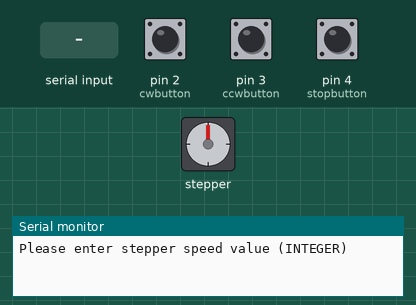
Recording of a sketch running on a simulated Arduino Uno, built with avr-gcc and run on an emulated ATmega328P. On the bench: stepper motor, the last lines printed to the serial monitor. Inputs (shaded band) come from the test bench; at power-on: pin 2 (cwbutton) HIGH, pin 4 (stopbutton) HIGH, pin 3 (ccwbutton) HIGH. Stepper angles assume 2048 steps per turn.

Above: at 1.2 s.
1.3 s: pin 2 (cwbutton) pulled LOW for 0.15 s
At 2.27 s:
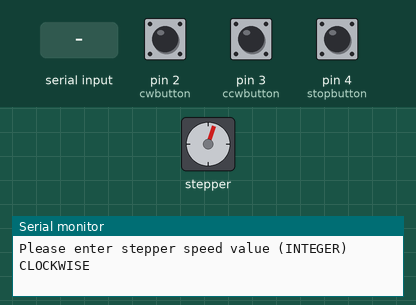
4.3 s: pin 4 (stopbutton) pulled LOW for 0.15 s
At 4.7 s:
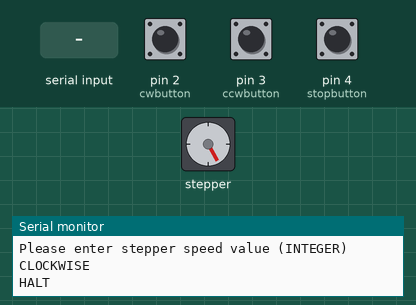
5.9 s: pin 3 (ccwbutton) pulled LOW for 0.15 s
At 6.87 s:
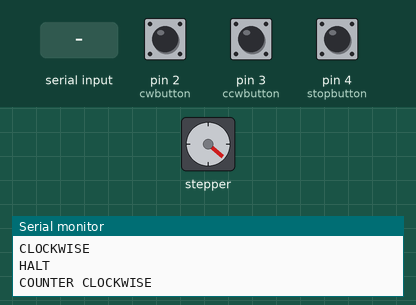
9.0 s: "1\n" received over Serial
12.0 s: "2\n" received over Serial
15.0 s: "0\n" received over Serial
At 16.3 s:
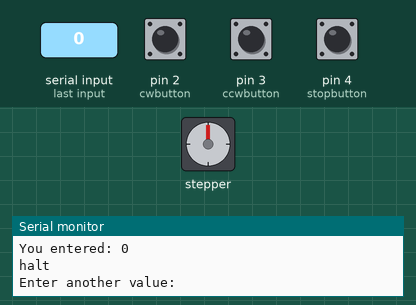
Timing chart, 0 to 17.5 s (numbered marks = the images above; inputs shaded):
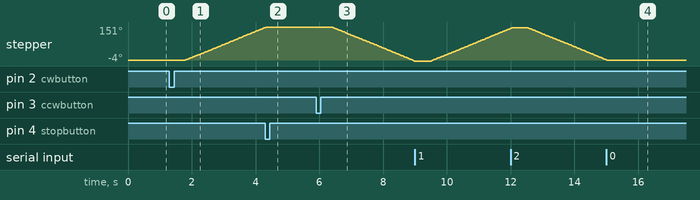

The sketch:

Turntable.ino
```cpp
/*
 Stepper Motor Control - one revolution

 This program drives a unipolar or bipolar stepper motor.
 The motor is attached to digital pins 8 - 11 of the Arduino.

 The motor should revolve one revolution in one direction, then
 one revolution in the other direction.


 Created 11 Mar. 2007
 Modified 30 Nov. 2009
 by Tom Igoe

 */

#include <Stepper.h>

const int stepsPerRevolution = 2048;  // change this to fit the number of steps per revolution
// for your motor

// initialize the stepper library on pins 8 through 11:
Stepper myStepper(stepsPerRevolution, 8, 9, 10, 11);

// int prev = 0;
// int button = 2;
int stepspeed = 10;
bool cwONstep = false;
bool ccwONstep = false;
const int cwbutton = 2;
const int ccwbutton = 3;
const int stopbutton = 4;
int cwbut;
int ccwbut;
int stopbut;
int cwbutstate = 0;
int ccwbutstate = 0;

void setup() {
  // initialize the serial port:
  Serial.begin(9600);
  pinMode(cwbutton, INPUT_PULLUP);
  pinMode(ccwbutton, INPUT_PULLUP);
  pinMode(stopbutton, INPUT_PULLUP);
  myStepper.setSpeed(stepspeed);
  Serial.println("Please enter stepper speed value (INTEGER)");
}

void loop() {
  cwbut = digitalRead(cwbutton);
  ccwbut = digitalRead(ccwbutton);
  stopbut = digitalRead(stopbutton);

  Serialcomms();
  Buttoncomms();

  // Serial.println(fwdONstep);
  if (cwONstep == true || cwbutstate == 1){
    cwsteptest();
  }
  if (ccwONstep == true || ccwbutstate == 1){
    ccwsteptest();
  }
}

void Buttoncomms(){
  if (cwbut == 0){        // if cw button is pressed, all states regarding the stepper
    ccwbutstate = 0;       // is turned off and only cw will become active
    ccwONstep = false;
    cwONstep = false;
    cwbutstate = 1;
    Serial.println("CLOCKWISE");
    delay(500);
  }
  if (ccwbut == 0){       // if ccw button is pressed, all states regarding the stepper
    cwbutstate = 0;       // is turned off and only ccw will become active
    ccwONstep = false;
    cwONstep = false;
    ccwbutstate = 1;
    Serial.println("COUNTER CLOCKWISE");
    delay(500);
  }
  if (stopbut == 0){
    ccwONstep = false;
    cwONstep = false;
    cwbutstate = 0;
    ccwbutstate = 0;
    Serial.println("HALT");
    delay(500);
  }
}

void Serialcomms(){
  if (Serial.available() > 0) {
    // Serial.println("imbatman");
    String input = Serial.readStringUntil('\n');
    input.trim();

    int value = input.toInt();

    Serial.print("You entered: ");
    Serial.println(value);
    if (value == 1){      // if 1 is entered in the serial monitor all states regarding stepper
      cwbutstate = 0;     // is turned off and only cw will become active
      ccwbutstate = 0;
      ccwONstep = false;
      cwONstep = true;
      Serial.println("clockwise");
      delay(500);
    }
    if (value == 2){      // if 2 is entered in the serial monitor all states regarding stepper
      cwbutstate = 0;     // is turned off and only ccw will become active
      ccwbutstate = 0;
      cwONstep = false;
      ccwONstep = true;
      Serial.println("counter clockwise");
      delay(500);
    }
    if (value == 0){      // all states are off
      cwONstep = false;
      ccwONstep = false;
      cwbutstate = 0;
      ccwbutstate = 0;
      Serial.println("halt");
      delay(500);
    }

    Serial.println("Enter another value:");
  }
}

void cwsteptest(){
  // Serial.println("clockwise");
  myStepper.step(20);
}

void ccwsteptest(){
  // Serial.println("counter clockwise");
  myStepper.step(-20);
}
```

Measured:
- after the input at 1.3 s, stepper: keeps turning clockwise at about 59°/s, starting after 0.50 s
- after the input at 4.3 s, stepper: goes on until 4.3 s, then stays 151°
- after the input at 5.9 s, stepper: keeps turning counter-clockwise at about 60°/s, starting after 0.50 s
- after the input at 15.0 s, stepper: goes on until 15.0 s, then stays 0°
